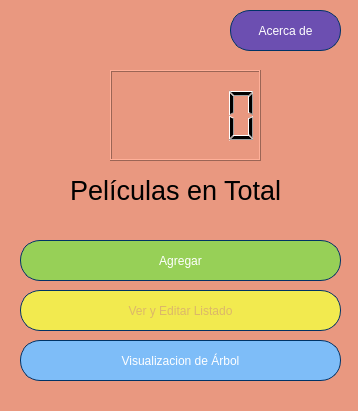
<?xml version="1.0" encoding="UTF-8"?>
<ui version="4.0">
 <class>VentanaPrincipal</class>
 <widget class="QMainWindow" name="VentanaPrincipal">
  <property name="geometry">
   <rect>
    <x>0</x>
    <y>0</y>
    <width>358</width>
    <height>411</height>
   </rect>
  </property>
  <property name="windowTitle">
   <string>Ventana Principal</string>
  </property>
  <property name="styleSheet">
   <string notr="true">background-color: rgb(233, 152, 128)</string>
  </property>
  <widget class="QWidget" name="centralwidget">
   <widget class="QPushButton" name="About">
    <property name="geometry">
     <rect>
      <x>230</x>
      <y>10</y>
      <width>111</width>
      <height>41</height>
     </rect>
    </property>
    <property name="styleSheet">
     <string notr="true">border-style: solid;
border-width: 1px;
border-color: rgb(0, 51, 102);
background-color: rgb(108, 79, 177);
color: rgb(255, 255, 255);
border-radius: 20px;</string>
    </property>
    <property name="text">
     <string>Acerca de</string>
    </property>
    <property name="autoDefault">
     <bool>false</bool>
    </property>
   </widget>
   <widget class="QPushButton" name="Add">
    <property name="geometry">
     <rect>
      <x>20</x>
      <y>240</y>
      <width>321</width>
      <height>41</height>
     </rect>
    </property>
    <property name="styleSheet">
     <string notr="true">border-style: solid;
border-width: 1px;
border-color: rgb(0, 51, 102);
background-color: rgb(151, 208, 87);
color: rgb(255, 255, 255);
border-radius: 20px;</string>
    </property>
    <property name="text">
     <string>Agregar</string>
    </property>
   </widget>
   <widget class="QPushButton" name="ViewAndEdit">
    <property name="geometry">
     <rect>
      <x>20</x>
      <y>290</y>
      <width>321</width>
      <height>41</height>
     </rect>
    </property>
    <property name="styleSheet">
     <string notr="true">border-style: solid;
border-width: 1px;
border-color: rgb(0, 51, 102);
background-color: rgb(242, 234, 79);
color: rgb(220, 183, 104);
border-radius: 20px;</string>
    </property>
    <property name="text">
     <string>Ver y Editar Listado</string>
    </property>
   </widget>
   <widget class="QPushButton" name="Display">
    <property name="geometry">
     <rect>
      <x>20</x>
      <y>340</y>
      <width>321</width>
      <height>41</height>
     </rect>
    </property>
    <property name="styleSheet">
     <string notr="true">border-style: solid;
border-width: 1px;
border-color: rgb(0, 51, 102);
background-color: rgb(126, 189, 248);
color: rgb(255, 255, 255);
border-radius: 20px;</string>
    </property>
    <property name="text">
     <string>Visualizacion de Árbol</string>
    </property>
   </widget>
   <widget class="QLabel" name="label">
    <property name="geometry">
     <rect>
      <x>70</x>
      <y>170</y>
      <width>211</width>
      <height>41</height>
     </rect>
    </property>
    <property name="text">
     <string>&lt;html&gt;&lt;head/&gt;&lt;body&gt;&lt;p&gt;&lt;span style=&quot; font-size:20pt;&quot;&gt;Películas en Total&lt;/span&gt;&lt;/p&gt;&lt;/body&gt;&lt;/html&gt;</string>
    </property>
    <property name="textFormat">
     <enum>Qt::AutoText</enum>
    </property>
   </widget>
   <widget class="QLCDNumber" name="lcdNumber">
    <property name="geometry">
     <rect>
      <x>110</x>
      <y>70</y>
      <width>151</width>
      <height>91</height>
     </rect>
    </property>
   </widget>
  </widget>
  <widget class="QStatusBar" name="statusbar"/>
 </widget>
 <resources/>
 <connections/>
</ui>
